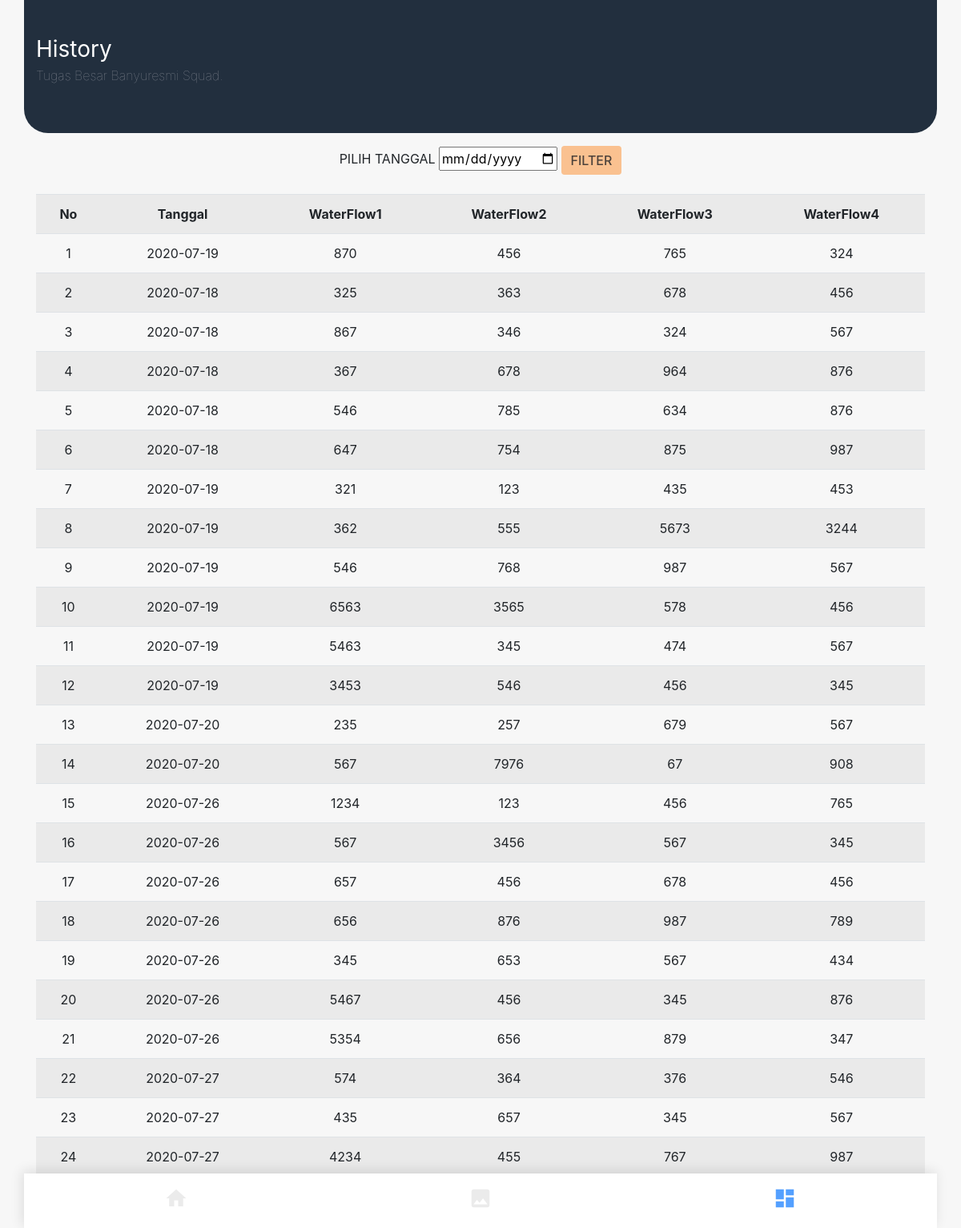
The page /history.php on the database its author committed.
### tables this page shows
CREATE TABLE `datasensor` (
  `id` int(11) NOT NULL,
  `tanggal` date NOT NULL,
  `waterflow1` int(11) NOT NULL,
  `waterflow2` int(11) NOT NULL,
  `waterflow3` int(11) NOT NULL,
  `waterflow4` int(11) NOT NULL
);

### history.php (the view, shortened to what this page needs)
<!doctype html>
<html lang="en">
<head>
    <link rel="stylesheet" href="https://stackpath.bootstrapcdn.com/bootstrap/4.4.1/css/bootstrap.min.css">
    <link rel="stylesheet" href="style.css" />
</head>
<body>
<?php
		include 'koneksi.php';
		?>
    <section class="container header">
        <div class="row">
            <div class="col-12">
                <p class="title mb-0">
                    History
                </p>
                <p class="sub mb-0">
                    Tugas Besar Banyuresmi Squad.
                </p>
            </div>
        </div>
    </section>
    <div class="container pt-3 text-center">
        <form method="get">
			<label>PILIH TANGGAL</label>
			<input type="date" name="tanggal">
			<input class="btn btn-primary btn-md no-border btn-cream text-medium" type="submit" value="FILTER">
		</form>
        <br/>
        <div class="table-responsive-sm">
		<table class="table table-striped">
			<tr>
				<th>No</th>
				<th>Tanggal</th>
				<th>WaterFlow1</th>
                <th>WaterFlow2</th>
				<th>WaterFlow3</th>
				<th>WaterFlow4</th>
			</tr>
			<?php
			$no = 1;
			if(isset($_GET['tanggal'])){
				$tgl = $_GET['tanggal'];
				$sql = mysqli_query($koneksi,"select * from datasensor where tanggal='$tgl'");
			}else{
				$sql = mysqli_query($koneksi,"select * from datasensor");
			}
			while($data = mysqli_fetch_array($sql)){
			?>
			<tr>
				<td><?php echo $no++; ?></td>
				<td><?php echo $data['tanggal']; ?></td>
				<td><?php echo $data['waterflow1']; ?></td>
                <td><?php echo $data['waterflow2']; ?></td>
                <td><?php echo $data['waterflow3']; ?></td>
                <td><?php echo $data['waterflow4']; ?></td>
			</tr>
			<?php
			}
			?>
		</table>
        </div>
        </div>
    <section class="container bottom-nav fixed-bottom py-3">
        <div class="row justify-content-center">
            <div class="col-12">
                <div class="row">
                    <div class="col-4 menu d-flex justify-content-center">
                        <a href="index.html">
                            <i class="material-icons ">
                </i>
                        </a>
                    </div>
                    <div class="col-4 menu d-flex justify-content-center">
                        <a href="#">
                            <i class="material-icons">
                </i>
                        </a>
                    </div>
                    <div class="col-4 menu d-flex justify-content-center">
                        <a href="#">
                            <i class="material-icons active">
                </i>
                        </a>
                    </div>
                </div>
            </div>
        </div>
    </section>
</body>
</html>

### style.css (style rules this page uses)
body { background-color:#f7f7f7; }
:root { --grey-primary: rgb(172, 172, 172); --grey-secondary: rgb(211, 211, 211); --purple: #3823a4; }
.btn-cream { background-color: #fac190; color: #4d423b; }
.no-border { border: 0; }
.text-medium { font-weight: 500; }
.header { width: 100%; background: #222f3e; padding-top: 40px; padding-bottom: 60px; border-bottom-right-radius: 30px; border-bottom-left-radius: 30px; }
.header .title { color: #FFF; font-size: 28px; }
.header .sub { color: #848893; font-weight: 100; }
.bottom-nav { background: #FFF; -webkit-box-shadow: -2px -3px 15px 0px rgba(0, 0, 0, 0.11); -moz-box-shadow: -2px -3px 15px 0px rgba(0, 0, 0, 0.11); box-shadow: -2px -3px 15px 0px rgba(0, 0, 0, 0.11); }
.bottom-nav .menu .material-icons { font-size: 30px; color: #ebebeb; }
.bottom-nav .menu .active { color: #54a0ff; }

### rows shown on the page
datasensor: tanggal "2020-07-19", waterflow1 "870", waterflow2 "456", waterflow3 "765", waterflow4 "324"
datasensor: tanggal "2020-07-18", waterflow1 "325", waterflow2 "363", waterflow3 "678", waterflow4 "456"
datasensor: tanggal "2020-07-18", waterflow1 "867", waterflow2 "346", waterflow3 "324", waterflow4 "567"
datasensor: tanggal "2020-07-18", waterflow1 "367", waterflow2 "678", waterflow3 "964", waterflow4 "876"
datasensor: tanggal "2020-07-18", waterflow1 "546", waterflow2 "785", waterflow3 "634", waterflow4 "876"
datasensor: tanggal "2020-07-18", waterflow1 "647", waterflow2 "754", waterflow3 "875", waterflow4 "987"
datasensor: tanggal "2020-07-19", waterflow1 "321", waterflow2 "123", waterflow3 "435", waterflow4 "453"
datasensor: tanggal "2020-07-19", waterflow1 "362", waterflow2 "555", waterflow3 "5673", waterflow4 "3244"
datasensor: tanggal "2020-07-19", waterflow1 "546", waterflow2 "768", waterflow3 "987", waterflow4 "567"
datasensor: tanggal "2020-07-19", waterflow1 "6563", waterflow2 "3565", waterflow3 "578", waterflow4 "456"
datasensor: tanggal "2020-07-19", waterflow1 "5463", waterflow2 "345", waterflow3 "474", waterflow4 "567"
datasensor: tanggal "2020-07-19", waterflow1 "3453", waterflow2 "546", waterflow3 "456", waterflow4 "345"
datasensor: tanggal "2020-07-20", waterflow1 "235", waterflow2 "257", waterflow3 "679", waterflow4 "567"
datasensor: tanggal "2020-07-20", waterflow1 "567", waterflow2 "7976", waterflow3 "67", waterflow4 "908"
datasensor: tanggal "2020-07-26", waterflow1 "1234", waterflow2 "123", waterflow3 "456", waterflow4 "765"
datasensor: tanggal "2020-07-26", waterflow1 "567", waterflow2 "3456", waterflow3 "567", waterflow4 "345"
datasensor: tanggal "2020-07-26", waterflow1 "657", waterflow2 "456", waterflow3 "678", waterflow4 "456"
datasensor: tanggal "2020-07-26", waterflow1 "656", waterflow2 "876", waterflow3 "987", waterflow4 "789"
datasensor: tanggal "2020-07-26", waterflow1 "345", waterflow2 "653", waterflow3 "567", waterflow4 "434"
datasensor: tanggal "2020-07-26", waterflow1 "5467", waterflow2 "456", waterflow3 "345", waterflow4 "876"
datasensor: tanggal "2020-07-26", waterflow1 "5354", waterflow2 "656", waterflow3 "879", waterflow4 "347"
datasensor: tanggal "2020-07-27", waterflow1 "574", waterflow2 "364", waterflow3 "376", waterflow4 "546"
datasensor: tanggal "2020-07-27", waterflow1 "435", waterflow2 "657", waterflow3 "345", waterflow4 "567"
datasensor: tanggal "2020-07-27", waterflow1 "4234", waterflow2 "455", waterflow3 "767", waterflow4 "987"
